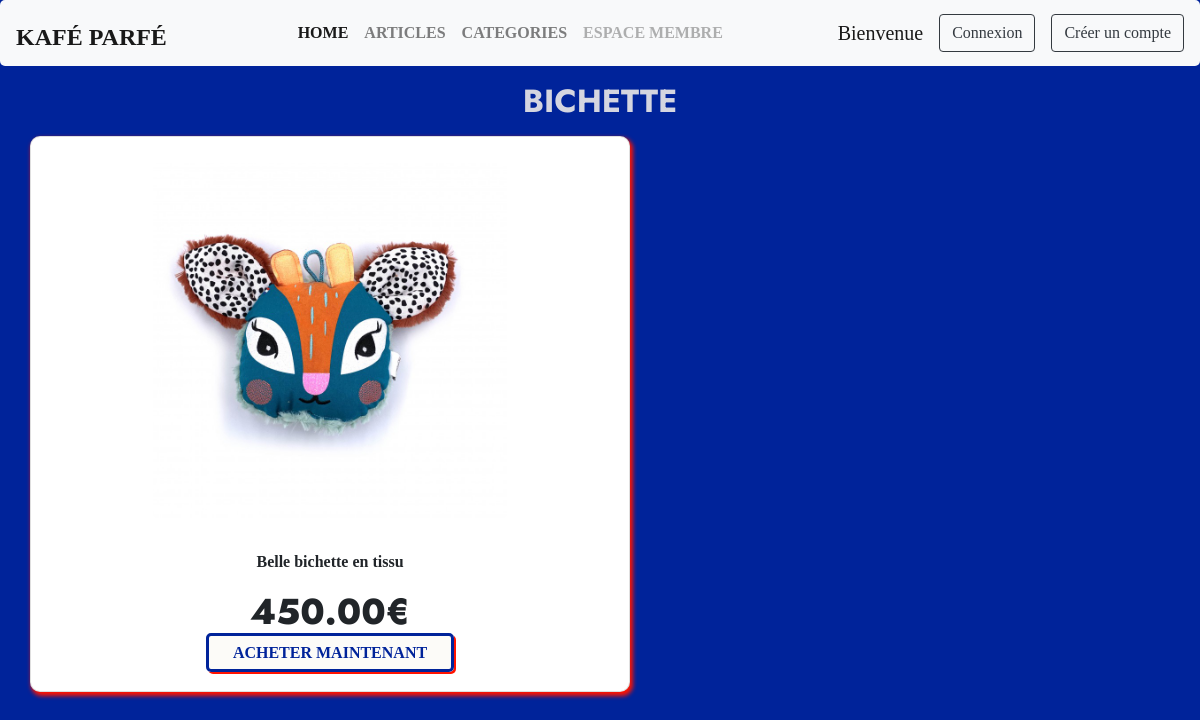
Screenshot of /items/lire/10 with the database file from the repository.
### tables this page shows
CREATE TABLE  items  (
     id_item  INT NOT NULL AUTO_INCREMENT,
     id_categorie INT NOT NULL,
     titre  VARCHAR(250) NOT NULL,
     description LONGTEXT NOT NULL,
     prix  DECIMAL(10, 2) NOT NULL,
     publie  BOOLEAN NOT NULL,
     date  DATE NOT NULL,
     image varchar(35) DEFAULT 'default.png',
     PRIMARY KEY (id_item ),
    CONSTRAINT ITEMS_FK FOREIGN KEY (id_categorie) references categories (id_categorie)
);

### Controllers/Controller.php (called while the page is built, shortened)
<?php
abstract class Controller {
    public function render(string $fichier, array $donnees = [], string $template='default'){
         extract($donnees);
        require_once($_SERVER['DOCUMENT_ROOT'].'/Views/'.$fichier.'.php');
    }
}

### Controllers/ItemsController.php (called while the page is built, shortened)
<?php
class ItemsController extends Controller{
     public function lire(int $id = 1){
        $instanceModel = new ModelItems;
        $item = $instanceModel->find($id);
        $this->render('items/lire', compact('item'));
    }
}

### Models/Table/ModelItems.php (called while the page is built, shortened)
<?php
class ModelItems extends Model {
    public function __construct(){
        $this->table = 'items';
    }
}

### Models/Model.php (called while the page is built, shortened)
<?php
class Model extends Database{
    protected $table;
    public function executerRequete(string $sql, array $attributs = null){
        $this->db = Database::getInstance();
        if($attributs !== null){
            $query = $this->db->prepare($sql);
            $query->execute($attributs);
            return $query;
        } else {
            return $this->db->query($sql);
        }
    }
public function find(int $id) {
        $whereId = ('WHERE id_'.$this->table);
        $whereId  = substr($whereId, 0, -1);
        $whereId .="=";
        $query = $this->executerRequete("SELECT * FROM ".$this->table.' '.$whereId.$id);
        return $query->fetch();
    }
}
?>

### Main/Database.php (called while the page is built, shortened)
<?php
class Database extends PDO{
    private static $instance;
    private function __construct(){
        $_dsn = 'mysql:dbname='. self::DBNAME . ';host=' . self::DBHOST . ';charset='. self::DBCHARSET;
    }
    public static function getInstance():self {
        if(self::$instance === null){
            self::$instance = new self();
        }
        return self::$instance;
    }
}
?>

### public/views/items/lire.php (the view)
<h2 class="titre"><?= $item["titre"] ?></h2>
<article class="card">
    <div class="titre">
        <img class="img-fluid" src="<?php echo '../../views/includes/assets/pictures/' . $item['image'] ?>" alt="cet article est à vendre">
        <p><?= $item["description"] ?></p>
        <h4 class="prix"><?= $item["prix"] . "€" ?></h4>
        <a class="enSavoirPlus" href="items/lire/<?php echo $article["id_item"] ?>">Acheter maintenant</a>
    </div>
</article>

### public/views/includes/assets/style.css (style rules this page uses)
:root { --first-main-color: rgba(71, 71, 71, 0.445); --second-main-color: #00239a; --third-main-color: #ff1300; --fourth-main-color: rgba(233, 231, 231, 0.911); }
* { text-align: center; justify-content: space-around; border-radius: 5px; list-style: none; font-family: "font-generale"; font-weight: 600; }
body { background-color: var(--second-main-color); }
a, h3 { color: var(--second-main-color); text-transform: uppercase; font-weight: 900; }
h2 { color: var(--fourth-main-color); text-transform: uppercase; font-family: "font-titre"; }
form, article { padding: 10px; }
.titre { margin: 16px; }
.card { border-radius: 10px; -webkit-box-shadow: 2px 3px 8px 1px var(--third-main-color); box-shadow: 2px 3px 4px 1px var(--third-main-color); transition: 0.5s; margin: 15px 15px; align-items: center; min-width: 23vw; max-width: 50vw; }
.img-fluid { width: 65%; margin-bottom:2rem; }
.enSavoirPlus { background-color: #fcfbf8; border: 3px solid var(--second-main-color); font-weight: 700; text-transform: uppercase; padding: 0.5rem 1.5rem; box-shadow: 2px 2px 0 0 var(--third-main-color); margin: 2rem; }
.prix { font-family: "font-prix"; font-weight: 900; font-size: 36px; }

### rows the page displays
items: titre "BICHETTE", image (picture), description "Belle bichette en tissu", prix "450.00"

### other values shown
$titreParDefaut "Bienvenue"
